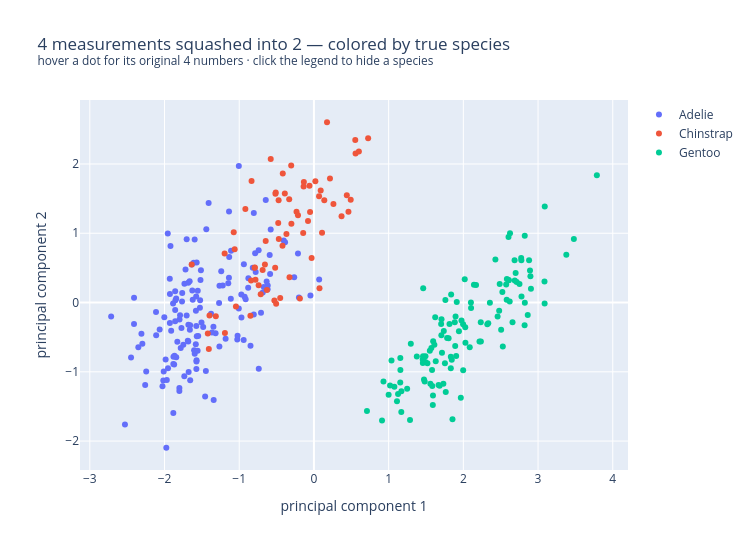

The cell this chart's notebook holds for it:
### Markdown cell above
## 5 · Seeing in 4-D: PCA casts a shadow

Our penguins actually have **four** measurements, not two. But a screen is flat — how do you plot a 4-D animal?

Think of shadows. A 3-D object casts a 2-D shadow on the wall, and if you rotate it to *just the right angle*, the shadow keeps almost everything that makes the shape recognizable. **PCA** (Principal Component Analysis) finds that best angle automatically: it squashes many dimensions down to a few while throwing away as little information as possible.

### 🧪 Exercise 6 — Flatten 4-D penguins onto a 2-D page

- Standardize all **four** measurements, then fit `PCA(n_components=2)` and transform them into `coords`.
- We'll color the picture by the *true* species — but only to check the result. **PCA never sees the labels;** it arranges the penguins from the measurements alone.
- Print `explained_variance_ratio_` and its sum: the fraction of the original information the 2-D shadow kept.

You should keep well over 80% of the information in just two numbers per penguin.

### Code cell
from sklearn.preprocessing import StandardScaler
from sklearn.decomposition import PCA
import plotly.graph_objects as go

feat4 = penguins[["bill_length_mm", "bill_depth_mm",
                  "flipper_length_mm", "body_mass_g"]].to_numpy(dtype=float)
X4 = StandardScaler().fit_transform(feat4)

### BEGIN SOLUTION
pca = PCA(n_components=2)
coords = pca.fit_transform(X4)
### HINT: pca.fit_transform(X4) returns the 2-D coordinates
### END SOLUTION

# Interactive: hover a dot to see the 4 ORIGINAL measurements hiding behind
# each 2-D point; click a species in the legend to hide/show it.
species_codes, species_labels = pd.factorize(penguins["species"])
fig = go.Figure()
for c, name in enumerate(species_labels):
    m = species_codes == c
    fig.add_trace(go.Scatter(
        x=coords[m, 0], y=coords[m, 1], mode="markers", name=name,
        marker=dict(size=6),
        customdata=feat4[m],
        hovertemplate=(name + "<br>bill %{customdata[0]:.1f} mm · "
                       "depth %{customdata[1]:.1f} mm<br>"
                       "flipper %{customdata[2]:.0f} mm · "
                       "mass %{customdata[3]:.0f} g<extra></extra>"),
    ))
fig.update_layout(
    title=("4 measurements squashed into 2 — colored by true species"
           "<br><sup>hover a dot for its original 4 numbers · click the legend to hide a species</sup>"),
    xaxis=dict(title="principal component 1"),
    yaxis=dict(title="principal component 2"),
    width=750, height=550,
)
fig.show()

print("information kept per axis:", np.round(pca.explained_variance_ratio_, 3))
print("total information kept:   ", round(float(pca.explained_variance_ratio_.sum()), 3))

### Figure 1 — Plotly figure (JSON) as saved in the notebook; plotly's stock layout.template omitted (floating-point values rounded to 4 significant figures; data arrays with more than 128 entries replaced by an {"elided": "..."} marker saying what was removed)
{"data": [{"customdata": {"elided": "146x4 float values"}, "hovertemplate": "Adelie<br>bill %{customdata[0]:.1f} mm · depth %{customdata[1]:.1f} mm<br>flipper %{customdata[2]:.0f} mm · mass %{customdata[3]:.0f} g<extra></extra>", "marker": {"size": 6}, "mode": "markers", "name": "Adelie", "type": "scatter", "x": {"elided": "146 float values"}, "y": {"elided": "146 float values"}}, {"customdata": {"elided": "68x4 float values"}, "hovertemplate": "Chinstrap<br>bill %{customdata[0]:.1f} mm · depth %{customdata[1]:.1f} mm<br>flipper %{customdata[2]:.0f} mm · mass %{customdata[3]:.0f} g<extra></extra>", "marker": {"size": 6}, "mode": "markers", "name": "Chinstrap", "type": "scatter", "x": [-0.7938, -0.3894, -0.515, -1.195, -0.3043, -0.3266, -1.636, -0.07885, -0.4703, -0.4168, -0.5189, -0.5784, -0.7823, 0.3696, -0.7125, -0.05948, -0.8349, -0.1346, -1.061, 0.1086, -1.398, -0.656, -1.421, -0.5112, -0.7903, 0.09043, -0.3015, -0.2329, -0.6863, 0.5572, -1.407, 0.1754, -1.191, 0.261, -0.478, 0.07449, -0.4207, 0.7256, -1.044, 0.6015, 0.1388, -0.8411, -0.4727, -0.5294, -0.1437, 0.4622, -0.6455, 0.4402, -0.9177, -0.0309, -0.1876, 0.06871, -0.629, 0.01928, -1.313, -0.3309, -0.8502, -0.1376, -0.05175, -1.074, 0.2149, -0.5059, -0.4515, 0.5535, -0.7399, -0.3679, 0.4924, -0.2134], "y": [0.5023, 1.575, 1.571, 0.706, 1.977, 0.3642, 0.5502, 1.177, 0.9153, 1.861, 0.5017, 2.073, 0.3304, 1.244, 0.1187, 1.686, 1.753, 1.74, 0.7692, 1.007, -0.1863, 0.5502, -0.4459, 1.589, 0.5065, 1.616, 1.138, 1.309, 0.4694, 2.15, -0.6702, 2.603, -0.4396, 1.423, 1.148, 0.2077, 0.8197, 2.372, -0.0562, 2.182, 1.475, 0.3196, 1.478, 0.02961, 1.004, 1.312, 0.8877, 1.55, 1.35, 0.6412, 0.05705, 1.533, 0.1813, 1.75, -0.1967, 1.491, -0.1912, 1.677, 1.306, 1.014, 1.792, -0.01858, 0.06545, 2.348, 0.2482, 0.9911, 1.485, 1.262]}, {"customdata": {"elided": "119x4 float values"}, "hovertemplate": "Gentoo<br>bill %{customdata[0]:.1f} mm · depth %{customdata[1]:.1f} mm<br>flipper %{customdata[2]:.0f} mm · mass %{customdata[3]:.0f} g<extra></extra>", "marker": {"size": 6}, "mode": "markers", "name": "Gentoo", "type": "scatter", "x": [1.594, 2.892, 1.552, 2.621, 2.235, 1.559, 1.456, 2.026, 1.17, 1.815, 1.286, 2.17, 1.668, 2.506, 1.038, 2.522, 0.9115, 3.088, 1.461, 2.459, 2.82, 1.753, 1.377, 1.623, 1.855, 1.783, 2.321, 1.572, 2.58, 2.233, 1.171, 1.458, 3.787, 2.333, 2.142, 1.591, 1.463, 1.112, 1.76, 0.7099, 2.714, 1.248, 1.896, 2.582, 1.765, 1.155, 2.604, 1.966, 1.703, 1.63, 2.528, 1.157, 2.48, 1.904, 1.803, 1.0, 1.891, 0.9309, 2.778, 1.077, 2.216, 1.474, 3.378, 1.832, 2.774, 2.898, 1.682, 2.823, 1.738, 1.885, 2.103, 2.028, 1.596, 2.905, 1.493, 2.776, 1.733, 2.355, 1.706, 2.7, 1.613, 2.487, 1.584, 2.605, 1.483, 2.658, 1.845, 2.822, 1.941, 2.625, 1.492, 2.61, 1.519, 2.574, 1.837, 2.086, 1.297, 2.429, 1.997, 3.089, 1.708, 2.862, 1.912, 1.019, 2.686, 1.126, 1.975, 2.101, 3.086, 1.157, 2.88, 1.581, 3.479, 2.688, 1.998, 1.833, 2.752, 1.714, 2.019], "y": [-1.342, 0.4641, -0.6968, 0.01372, -0.5633, -1.172, -0.8233, -0.3556, -1.579, -0.3106, -1.695, 0.2531, -1.19, -0.3929, -0.8368, 0.1531, -1.705, -0.01591, -0.7767, -0.2013, -0.3287, -0.8761, -0.7801, -0.2131, -1.685, -0.5137, -0.3151, -0.6565, 0.04078, -0.2837, -1.281, -0.8747, 1.836, -0.2986, 0.2556, -1.48, 0.2061, -1.426, 0.03587, -1.567, 0.2966, -1.247, -0.2024, 0.3395, -1.293, -1.153, 0.3265, -1.375, -0.3102, -0.8491, -0.6338, -0.9757, -0.1199, -0.7714, -0.5159, -1.331, -0.6276, -1.14, 0.0864, -1.217, -0.5622, -1.111, 0.6894, -0.9475, 0.6446, 0.3777, -1.2, -0.002515, -0.4112, -0.2853, -0.07798, -0.5809, -0.5589, 0.1982, -0.7743, 0.6094, -1.172, -0.002138, -0.4734, 0.4279, -0.6102, 0.2664, -1.207, 0.9466, -1.14, -0.2863, -0.8279, 0.9641, -0.4134, 1.0, -0.8572, 0.3209, -0.8758, 0.2599, 0.1162, -0.6468, -0.5945, 0.6211, -0.3126, 1.386, -0.2428, -0.1811, 0.006149, -1.199, 0.6118, -1.32, -0.2584, 0.001282, 0.3035, -0.8027, 0.6099, -0.9758, 0.9175, 0.3169, -0.9768, -0.7845, 0.2666, -0.7259, 0.3366]}], "layout": {"height": 550, "title": {"text": "4 measurements squashed into 2 — colored by true species<br><sup>hover a dot for its original 4 numbers · click the legend to hide a species</sup>"}, "width": 750, "xaxis": {"title": {"text": "principal component 1"}}, "yaxis": {"title": {"text": "principal component 2"}}}}
